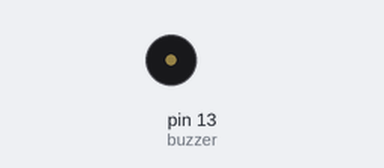
The sketch below on a simulated Arduino Uno, built with avr-gcc and run on an emulated ATmega328P. Shown: buzzer (waves = sounding).

Above: at 0.8 s.
At 1.6 s:
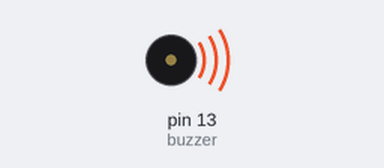
Timing chart, 0 to 6.2 s (numbered marks = the images above):
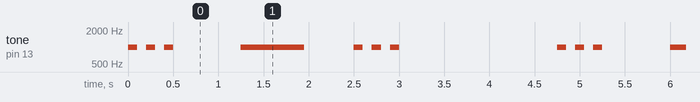

The sketch:

desafio3.ino
```cpp
const int buzzer = 13;

const char* dic_morse[][2] = {
    {"a", ".-"}, {"b", "-..."}, {"c", "-.-."}, {"d", "-.."}, {"e", "."}, {"f", "..-."}, {"g", "--."}, {"h", "...."},
    {"i", ".."}, {"j", ".---"}, {"k", "-.-"}, {"l", ".-.."}, {"m", "--"}, {"n", "-."}, {"o", "---"}, {"p", ".--."},
    {"q", "--.-"}, {"r", ".-."}, {"s", "..."}, {"t", "-"}, {"u", "..-"}, {"v", "...-"}, {"w", ".--"}, {"x", "-..-"},
    {"y", "-.--"}, {"z", "--.."}
};

void setup() {
    pinMode(buzzer, OUTPUT);
}

void loop() {
    String palavra = "sos";
    palavra.toLowerCase();

    int palavraLength = palavra.length();
    for (int i = 0; i < palavraLength; i++) {
        char letter = palavra[i];
        const char* morseCode = NULL;

        for (int j = 0; j < sizeof(dic_morse) / sizeof(dic_morse[0]); j++) {
            if (letter == dic_morse[j][0][0]) {
                morseCode = dic_morse[j][1];
                break;
            }
        }

        if (morseCode != NULL) {
            for (int i = 0; morseCode[i]; i++) {
                char simbolo = morseCode[i];
                if (simbolo == '.') {
                    tone(buzzer, 1000, 100);
                } else if (simbolo == '-') {
                    tone(buzzer, 1000, 300);
                }
                delay(200);
            }
            delay(400);
        }
        delay(250);
    }
    delay(1000);
}
```

Measured:
- by itself, tone on pin 13 (buzzer): repeats every 4.8 s: 2 × (silent 0.10 s, 1000 Hz 0.10 s), silent 0.75 s, 1000 Hz 0.70 s, silent 0.55 s, 2 × (1000 Hz 0.10 s, silent 0.10 s), 1000 Hz 0.10 s, silent 1.8 s, 1000 Hz 0.10 s
